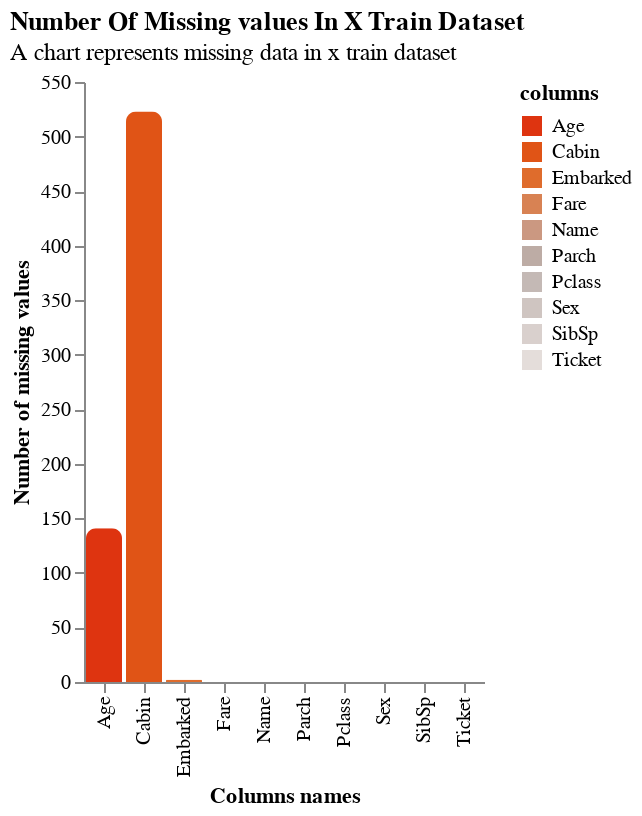

The notebook cell saved with this chart:
### Code cell
plot_NaN(
    train_x, 
    name='x train dataset', 
    only_nan=False
)

### Figure 1 — Vega-Lite specification as saved in the notebook (floating-point values rounded to 4 significant figures)
{"$schema": "https://vega.github.io/schema/vega-lite/v5.20.1.json", "config": {"axis": {"grid": false}, "view": {"continuousHeight": 300, "continuousWidth": 300, "stroke": null}}, "data": {"name": "data-3c44e63bcabafd677485bafefea4a3d0"}, "datasets": {"data-3c44e63bcabafd677485bafefea4a3d0": [{"columns": "Pclass", "percent_nan": 0, "total_nan": 0}, {"columns": "Name", "percent_nan": 0, "total_nan": 0}, {"columns": "Sex", "percent_nan": 0, "total_nan": 0}, {"columns": "Age", "percent_nan": 21, "total_nan": 141}, {"columns": "SibSp", "percent_nan": 0, "total_nan": 0}, {"columns": "Parch", "percent_nan": 0, "total_nan": 0}, {"columns": "Ticket", "percent_nan": 0, "total_nan": 0}, {"columns": "Fare", "percent_nan": 0, "total_nan": 0}, {"columns": "Cabin", "percent_nan": 78, "total_nan": 523}, {"columns": "Embarked", "percent_nan": 0, "total_nan": 2}]}, "encoding": {"color": {"field": "columns", "legend": {"orient": "right"}, "scale": {"reverse": true, "scheme": "lightgreyred"}, "type": "nominal"}, "text": {"field": "columns", "type": "nominal"}, "tooltip": [{"field": "columns", "type": "nominal"}, {"field": "total_nan", "type": "quantitative"}, {"field": "percent_nan", "type": "quantitative"}], "x": {"field": "columns", "title": "Columns names", "type": "nominal"}, "y": {"field": "total_nan", "title": "Number of missing values", "type": "quantitative"}}, "mark": {"cornerRadiusTopLeft": 5, "cornerRadiusTopRight": 5, "type": "bar"}, "title": {"anchor": "start", "subtitle": "A chart represents missing data in x train dataset", "text": "Number Of Missing values In X Train Dataset"}}
